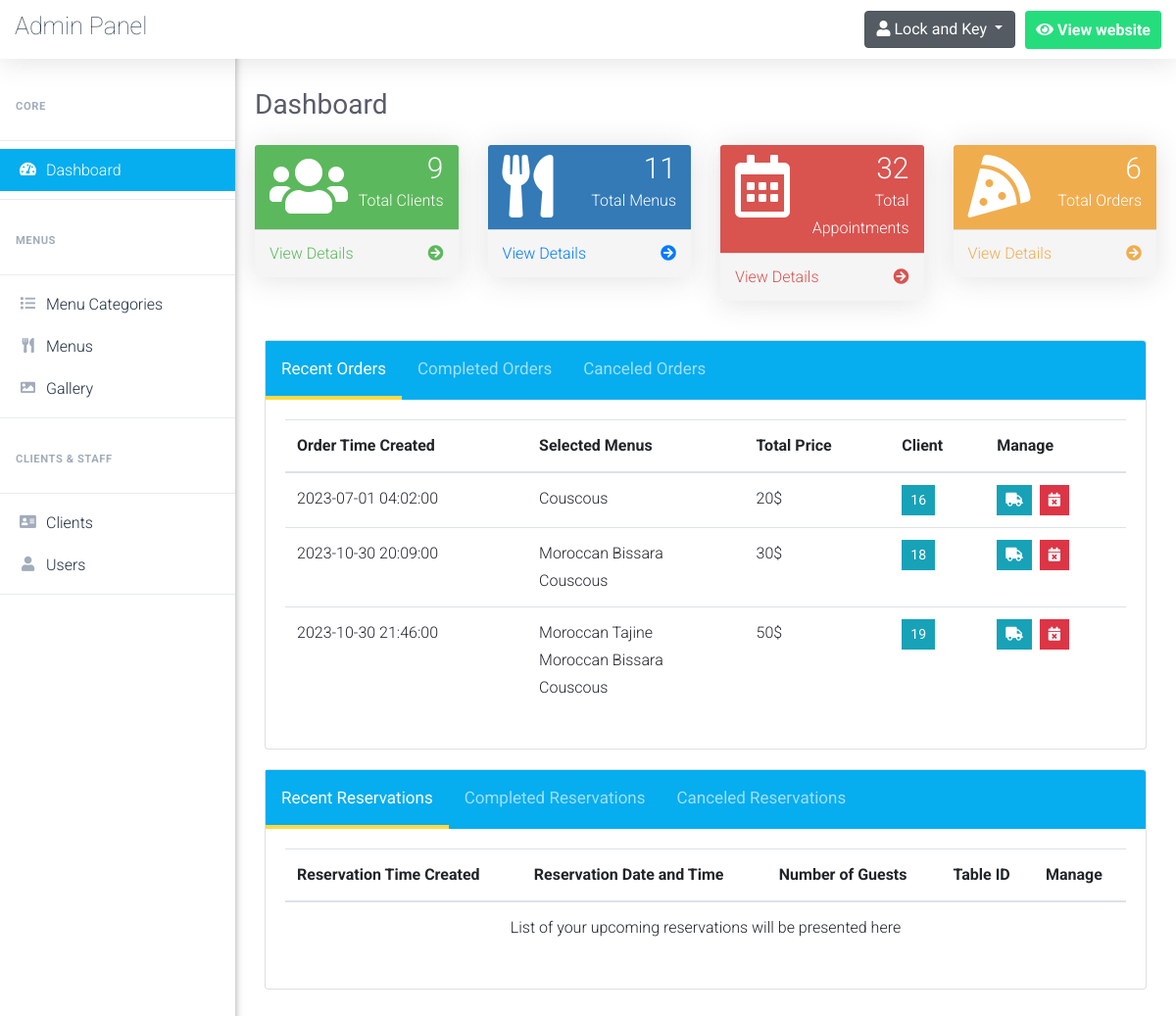
Page /admin/dashboard.php (signed in) on the committed database.
### tables this page shows
CREATE TABLE `placed_orders` (
  `order_id` int(5) NOT NULL,
  `order_time` datetime NOT NULL,
  `client_id` int(5) NOT NULL,
  `delivery_address` varchar(255) NOT NULL,
  `delivered` tinyint(1) NOT NULL DEFAULT 0,
  `canceled` tinyint(1) NOT NULL DEFAULT 0,
  `cancellation_reason` varchar(255) DEFAULT NULL
);

CREATE TABLE `clients` (
  `client_id` int(5) NOT NULL,
  `client_name` varchar(50) NOT NULL,
  `client_phone` varchar(50) NOT NULL,
  `client_email` varchar(100) NOT NULL
);

### admin/Includes/functions/functions.php (called while the page is built, shortened)
<?php
    function countItems($item,$table)
	{
		global $con;
		$stat_ = $con->prepare("SELECT COUNT($item) FROM $table");
		$stat_->execute();
		return $stat_->fetchColumn();
	}
?>

### admin/dashboard.php (the view, shortened to what this page needs)
<?php
    include 'connect.php';
    include 'Includes/functions/functions.php';
    include 'Includes/templates/header.php';
    if(isset($_SESSION['username_restaurant_qRewacvAqzA']) && isset($_SESSION['password_restaurant_qRewacvAqzA']))
    {
    	include 'Includes/templates/navbar.php';
    	?>
            <div class="row">
                <div class="col-sm-6 col-lg-3">
                    <div class="panel panel-green ">
                        <div class="panel-heading">
                            <div class="row">
                                <div class="col-sm-3">
                                    <i class="fa fa-users fa-4x"></i>
                                </div>
                                <div class="col-sm-9 text-right">
                                    <div class="huge"><span><?php echo countItems("client_id","clients")?></span></div>
                                    <div>Total Clients</div>
                                </div>
                            </div>
                        </div>
                        <a href="clients.php">
                            <div class="panel-footer">
                                <span class="pull-left">View Details</span>
                                <span class="pull-right"><i class="fa fa-arrow-circle-right"></i></span>
                                <div class="clearfix"></div>
                            </div>
                        </a>
                    </div>
                </div>
                <div class="col-sm-6 col-lg-3">
                    <div class="panel panel-primary">
                        <div class="panel-heading">
                            <div class="row">
                                <div class="col-sm-3">
                                    <i class="fas fa-utensils fa-4x"></i>
                                </div>
                                <div class="col-sm-9 text-right">
                                    <div class="huge"><span><?php echo countItems("menu_id","menus")?></span></div>
                                    <div>Total Menus</div>
                                </div>
                            </div>
                        </div>
                        <a href="menus.php">
                            <div class="panel-footer">
                                <span class="pull-left">View Details</span>
                                <span class="pull-right"><i class="fa fa-arrow-circle-right"></i></span>
                                <div class="clearfix"></div>
                            </div>
                        </a>
                    </div>
                </div>
                <div class=" col-sm-6 col-lg-3">
                    <div class="panel panel-red">
                        <div class="panel-heading">
                            <div class="row">
                                <div class="col-sm-3">
                                    <i class="far fa-calendar-alt fa-4x"></i>
                                </div>
                                <div class="col-sm-9 text-right">
                                    <div class="huge"><span>32</span></div>
                                    <div>Total Appointments</div>
                                </div>
                            </div>
                        </div>
                        <a href="#">
                            <div class="panel-footer">
                                <span class="pull-left">View Details</span>
                                <span class="pull-right"><i class="fa fa-arrow-circle-right"></i></span>
                                <div class="clearfix"></div>
                            </div>
                        </a>
                    </div>
                </div>
                <div class=" col-sm-6 col-lg-3">
                    <div class="panel panel-yellow">
                        <div class="panel-heading">
                            <div class="row">
                                <div class="col-sm-3">
                                    <i class="fas fa-pizza-slice fa-4x"></i>
                                </div>
                                <div class="col-sm-9 text-right">
                                    <div class="huge"><span><?php echo countItems("order_id","placed_orders")?></span></div>
                                    <div>Total Orders</div>
                                </div>
                            </div>
                        </div>
                        <a href="#">
                            <div class="panel-footer">
                                <span class="pull-left">View Details</span>
                                <span class="pull-right"><i class="fa fa-arrow-circle-right"></i></span>
                                <div class="clearfix"></div>
                            </div>
                        </a>
                    </div>
                </div>
            </div>
            <div class="card" style = "margin: 20px 10px">
                <div class="card-header tab" style="padding:0px;">
                    <button class="tablinks_orders active" onclick="openTab(event, 'recent_orders','tabcontent_orders','tablinks_orders')">Recent Orders</button>
                    <button class="tablinks_orders" onclick="openTab(event, 'completed_orders','tabcontent_orders','tablinks_orders')">Completed Orders</button>
                    <button class="tablinks_orders" onclick="openTab(event, 'canceled_orders','tabcontent_orders','tablinks_orders')">Canceled Orders</button>
                </div>
                <div class="card-body">
                    <div class='responsive-table'>
                        <table class="table X-table tabcontent_orders" id="recent_orders" style="display:table">
                            <thead>
                                <tr>
                                    <th>
                                        Order Time Created
                                    </th>
                                    <th>
                                        Selected Menus
                                    </th>
                                    <th>
                                        Total Price
                                    </th>
                                    <th>
                                        Client
                                    </th>
                                    <th>
                                        Manage
                                    </th>
                                </tr>
                            </thead>
                            <tbody>
                                <?php
                                    $stmt = $con->prepare("SELECT *
                                                    FROM placed_orders po , clients c
                                                    where
                                                        po.client_id = c.client_id
                                                    and canceled = 0
                                                    and delivered = 0
                                                    order by order_time;
                                                    ");
                                    $stmt->execute();
                                    $placed_orders = $stmt->fetchAll();
                                    $count = $stmt->rowCount();
                                    if($count == 0)
                                    {
                                        echo "<tr>";
                                            echo "<td colspan='5' style='text-align:center;'>";
                                                echo "List of your recent orders will be presented here";
                                            echo "</td>";
                                        echo "</tr>";
                                    }
                                    else
                                    {
                                        foreach($placed_orders as $order)
                                        {
                                            echo "<tr>";
                                                echo "<td>";
                                                    echo $order['order_time'];
                                                echo "</td>";
                                                echo "<td>";
                                                    $stmtMenus = $con->prepare("SELECT menu_name, quantity, menu_price
                                                            from menus m, in_order in_o
                                                            where m.menu_id = in_o.menu_id
                                                            and order_id = ?");
                                                    $stmtMenus->execute(array($order['order_id']));
                                                    $menus = $stmtMenus->fetchAll();
                                                    $total_price = 0;
                                                    foreach($menus as $menu)
                                                    {
                                                        echo "<span style = 'display:block'>".$menu['menu_name']."</span>";
                                                        $total_price += ($menu['menu_price']*$menu['quantity']);
                                                    }
                                                echo "</td>";
                                                echo "<td>";
                                                    echo $total_price."$";
                                                echo "</td>";
                                                echo "<td>";
                                                    ?>
                                                        <button class="btn btn-info btn-sm rounded-0" type="button" data-toggle="modal" data-target="#<?php echo "client_".$order['client_id']; ?>" data-placement="top">
                                                            <?php echo $order['client_id']; ?>
                                                        </button>
                                                    <?php
                                                echo "</td>";
                                                echo "<td>";
                                                    $cancel_data = "cancel_order".$order["order_id"];
                                                    $deliver_data = "deliver_order".$order["order_id"];
                                                    ?>
                                                    <ul class="list-inline m-0">
                                                        <li class="list-inline-item" data-toggle="tooltip" title="Deliver Order">
                                                            <button class="btn btn-info btn-sm rounded-0" type="button" data-toggle="modal" data-target="#<?php echo $deliver_data; ?>" data-placement="top">
                                                                <i class="fas fa-truck"></i>
                                                            </button>
                                                        </li>
                                                        <li class="list-inline-item" data-toggle="tooltip" title="Cancel Order">
                                                            <button class="btn btn-danger btn-sm rounded-0" type="button" data-toggle="modal" data-target="#<?php echo $cancel_data; ?>" data-placement="top">
                                                                <i class="fas fa-calendar-times"></i>
                                                            </button>
                                                        </li>
                                                    </ul>
                                                    <?php
                                                echo "</td>";
                                            echo "</tr>";
                                        }
                                    }
                                ?>
                            </tbody>
                        </table>
                    </div>
                </div>
            </div>
            <div class="card" style = "margin: 20px 10px">
                <div class="card-header tab" style="padding:0px;">
                    <button class="tablinks_reservations active" onclick="openTab(event, 'recent_reservations','tabcontent_reservations','tablinks_reservations')">Recent Reservations</button>
                    <button class="tablinks_reservations" onclick="openTab(event, 'completed_reservations','tabcontent_reservations','tablinks_reservations')">Completed Reservations</button>
                    <button class="tablinks_reservations" onclick="openTab(event, 'canceled_reservations','tabcontent_reservations','tablinks_reservations')">Canceled Reservations</button>
                </div>
                <div class="card-body">
                    <div class='responsive-table'>
                        <table class="table X-table tabcontent_reservations" id="recent_reservations" style="display:table">
                            <thead>
                                <tr>
                                    <th>
                                        Reservation Time Created
                                    </th>
                                    <th>
                                        Reservation Date and Time
                                    </th>
                                    <th>
                                        Number of Guests
                                    </th>
                                    <th>
                                        Table ID
                                    </th>
                                    <th>
                                        Manage
                                    </th>
                                </tr>
                            </thead>
                            <tbody>
                                <?php
                                    $stmt = $con->prepare("SELECT *
                                                    FROM reservations
                                                    where
                                                        selected_time > ? and canceled = 0
                                                    ");
                                    $timestamp = time();
                                    $formatted_time = date('y-m-d h:i:s', $timestamp);
                                    $stmt->execute(array($formatted_time));
                                    $count = $stmt->rowCount();
                                    if($count == 0)
                                    {
                                        echo "<tr>";
                                            echo "<td colspan='5' style='text-align:center;'>";
                                                echo "List of your upcoming reservations will be presented here";
                                            echo "</td>";
                                        echo "</tr>";
                                    }
                                ?>
                            </tbody>
                        </table>
                    </div>
                </div>
            </div>
        <?php
    	include 'Includes/templates/footer.php';
    }
    else
    {
    	header("Location: index.php");
    	exit();
    }
?>

### rows in the picture
placed_orders: order_time "2023-07-01 04:02:00", menu_name "Couscous", total_price "20", client.client_id "16"
placed_orders: order_time "2023-10-30 20:09:00", menu_name "Moroccan Bissara", menu_name "Couscous", total_price "30", client.client_id "18"
placed_orders: order_time "2023-10-30 21:46:00", menu_name "Moroccan Tajine", menu_name "Moroccan Bissara", menu_name "Couscous", total_price "50", client.client_id "19"

### other values in the picture
$pageTitle "Dashboard"
countItems("client_id","clients") "9"
countItems("menu_id","menus") "11"
countItems("order_id","placed_orders") "6"
